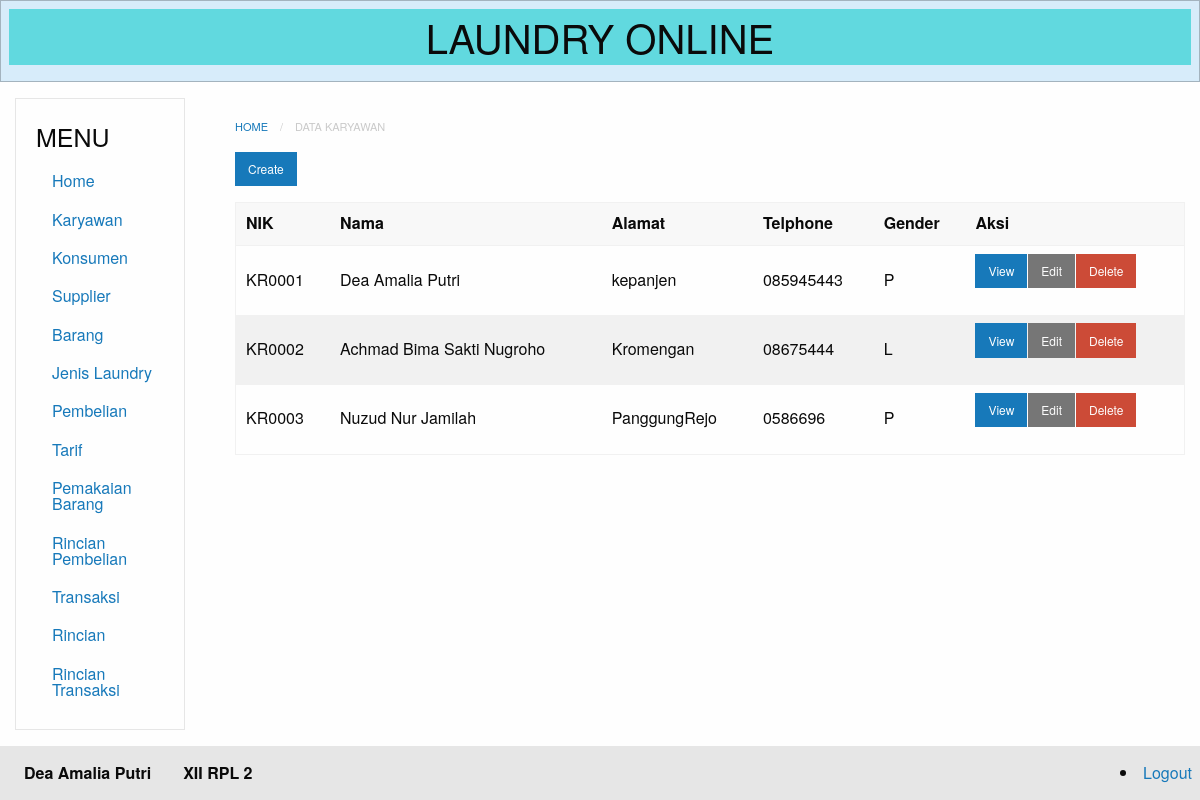
The app's page /index.php?module=karyawan (signed in) with its own data.
### tables this page shows
CREATE TABLE `karyawan` (
  `id` int(11) NOT NULL,
  `nik` varchar(20) NOT NULL,
  `nama` varchar(50) NOT NULL,
  `alamat` varchar(50) NOT NULL,
  `telp` varchar(50) NOT NULL,
  `gender` enum('L','P') NOT NULL
);

### database.php (called while the page is built, shortened)
<?php
class Database {
	private $db_host = "localhost";
	private $db_user = "root";
	private $db_pass = "";
	private $db_name = "11_deaamaliaputri_laundry";
	var $con = false;
    var $myconn = "";
	var $result = array();
    function __construct() {
        if(!$this->con){
            $this->myconn = new mysqli($this->db_host, $this->db_user, $this->db_pass, $this->db_name);
            if($this->myconn->connect_errno > 0){
                array_push($this->result, $this->myconn->connect_error);
                return false;
            }else{
                $this->myconn->set_charset('utf8');
                $this->con = true;
                return true;
            }
        } else {
            return true;
        }
    }
	public function select($table, $rows = '*', $join = null,$join2 = null , $where = null, $order = null, $limit = null){
		$q = 'SELECT '.$rows.' FROM '.$table;
        if($this->tableExists($table)){
        	$query = $this->myconn->query($q);
			if($query){
				$this->numResults = $query->num_rows;
				for($i = 0; $i < $this->numResults; $i++){
					$r = $query->fetch_array();
                	$key = array_keys($r);
                	for($x = 0; $x < count($key); $x++){
                    	if(!is_int($key[$x])){
                    		if($query->num_rows >= 1){
                    			$this->result[$i][$key[$x]] = $r[$key[$x]];
							}else{
								$this->result[$i][$key[$x]] = null;
							}
						}
					}
				}
				return true;
			}else{
				array_push($this->result, $this->myconn->error);
				return false;
			}
      	}else{
      		return false;
    	}
    }
	private function TableExists($table) {
    	$res = $this->myconn->query('SHOW TABLES LIKE "'.$table.'"');
    	if(isset($res->num_rows)) {
        	return $res->num_rows > 0 ? true : false;
    	} else {
    		array_push($this->result, $table." does not exist in this database");
    		return false;
    	}
	}
    public function getResult(){
        $val = $this->result;
        $this->result = array();
        return $val;
    }
}

### modules/karyawan/karyawan-index.php (the view)
<nav aria-label="You are here:" role="navigation">
<ul class="breadcrumbs">
  <li><a href="?module=home">Home</a></li>
  <li class="disabled">Data Karyawan</li>
</ul>
</nav>
  <a href="?module=karyawan-create" class="small button">Create</a>
<table>
  <thead>
      <tr>
          <th>NIK</th>
          <th>Nama</th>
          <th>Alamat</th>
          <th>Telphone</th>
          <th>Gender</th>
          <th>Aksi</th>
      </tr>
  </thead>
<?php
  require_once("database.php");
  $db=new Database();
  $db->select('karyawan', 'id, nik, nama, alamat, telp, gender');
  $res=$db->getResult();
  if(count($res) == 0){ ?>
    <tr>
        <td colspan="3">Data tidak tersedia.</td>
    </tr>
    <?php }else{
    foreach ($res as &$r){?>
        <tr>
            <td><?php echo $r['nik'] ?></td>
            <td><?php echo $r['nama'] ?></td>
            <td><?php echo $r['alamat'] ?></td>
            <td><?php echo $r['telp'] ?></td>
            <td><?php echo $r['gender'] ?></td>
            <td>
                <div class="small button-group">
                    <a href="?module=karyawan-show&id=<?php echo $r['id']; ?>" class=" button">View</a>
                    <a href="?module=karyawan-edit&id=<?php echo $r['id']; ?>" class="secondary button">Edit</a>
                    <a href="?module=karyawan-delete&id=<?php echo $r['id']; ?>"onClick='return confirm("Apakah yakin menghapus?")' class="alert button">Delete</a>
                </div>
            </td>
        </tr>
<?php
              }
          }
          ?>
</table>

### index.php (shortened to what this page needs)
<!doctype html>
<html class="no-js" lang="en">
  <head>
    <link rel="stylesheet" href="css/foundation.css">
  </head>
  <body>
    <?php include 'includes/jumbotron.php'; ?>
    <div class="grid-container fluid">
      <div class="grid-x grid-margin-x" id="content">
        <div class="medium-2 cell card" style="
            padding-left: 20px;
            padding-top: 20px;
            padding-bottom: 20px;
        ">
          <?php include 'includes/sidebar.php'; ?>
        </div>
        <div class="medium-10 cell" style="
            padding-left: 20px;
            padding-top: 20px;
            padding-bottom: 20px;
        ">
          <?php include 'content.php'; ?>
        </div>
      </div>
    </div>
    <?php include 'includes/navbar.php'; ?>
  </body>
</html>

### includes/jumbotron.php
<div class="callout small primary">
      <div class="row column text-center">
      <marquee style = "background :#61d9df;">
        <h2>LAUNDRY ONLINE</h2>
      </marquee>
      </div>
    </div>

### includes/sidebar.php
<div data-sticky-container>
        <div class="sticky" data-sticky data-anchor="content">
          <h4>MENU</h4>
          <ul  class="vertical menu">
              <li><a href="?module=home" aria-label="Home">Home</a></li>
              <li><a href="?module=karyawan" aria-label="Karyawan">Karyawan</a></li>
              <li><a href="?module=konsumen" aria-label="Konsumen">Konsumen</a></li>
              <li><a href="?module=supplier" aria-label="Supplier">Supplier</a></li>
              <li><a href="?module=barang" aria-label="Barang">Barang</a></li>
              <li><a href="?module=jenis_laundry" aria-label="Jenis Laundry">Jenis Laundry</a></li>
              <li><a href="?module=pembelian" aria-label="Pembelian">Pembelian</a></li>
              <li><a href="?module=tarif" aria-label="Tarif">Tarif</a></li>
              <li><a href="?module=pemakaian_barang" aria-label="Pemakaian Barang">Pemakaian Barang</a></li>
              <li><a href="?module=rincian_pembelian" aria-label="Rincian Pembelian">Rincian Pembelian</a></li>
              <li><a href="?module=transaksi" aria-label="Transaksi">Transaksi</a></li>
              <li><a href="?module=rincian" aria-label="Rincian">Rincian</a></li>
              <li><a href="?module=rincian_transaksi" aria-label="Rincian Transaksi">Rincian Transaksi</a></li>
          </ul>
        </div>
      </div>

### content.php (shortened to what this page needs)
<?php
$module = empty($_GET['module']) ? 'home' : $_GET['module'];
switch($module) {
    case 'karyawan':
        include 'modules/karyawan/karyawan-index.php';
    break;
}
?>

### includes/navbar.php
<div class="top-bar">
      <div class="top-bar-left">
        <ul class="menu">
          <li class="menu-text"><h12>Dea Amalia Putri</h12></li>
          <li class="menu-text"><h12>XII RPL 2</h12></li>
        </ul>
      </div>
      <div class="top-bar-right">
      <li><a href="logout.php">Logout</a></li>
    </div>
  </div>

### records on screen
karyawan: nik "KR0001", nama "Dea Amalia Putri", alamat "kepanjen", telp "085945443", gender "P"
karyawan: nik "KR0002", nama "Achmad Bima Sakti Nugroho", alamat "Kromengan", telp "08675444", gender "L"
karyawan: nik "KR0003", nama "Nuzud Nur Jamilah", alamat "PanggungRejo", telp "0586696", gender "P"
